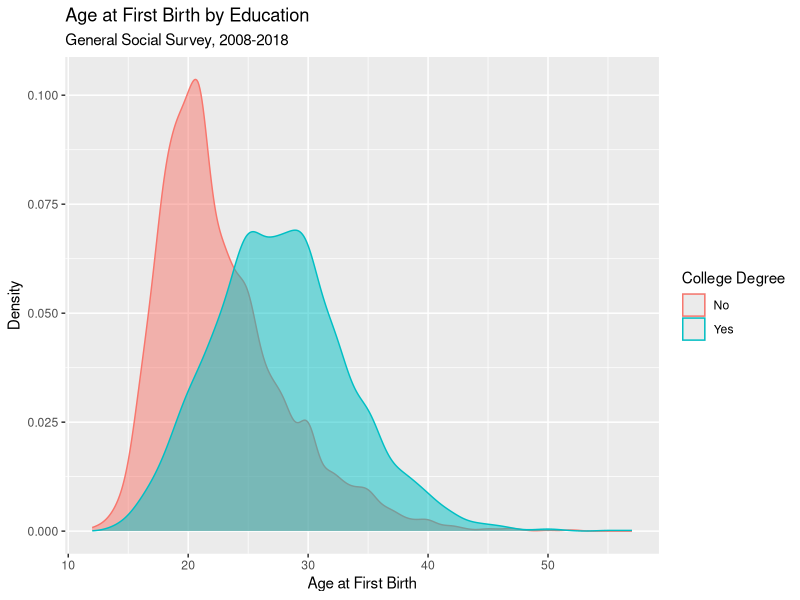
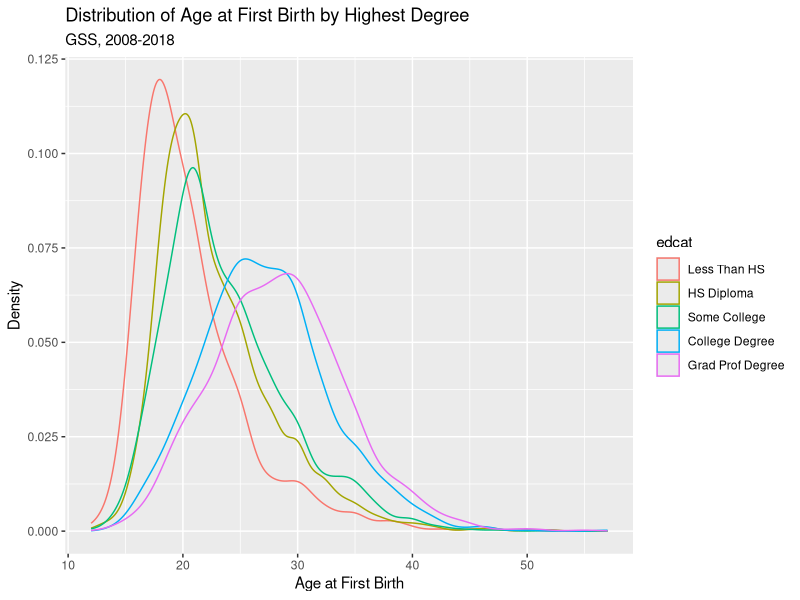
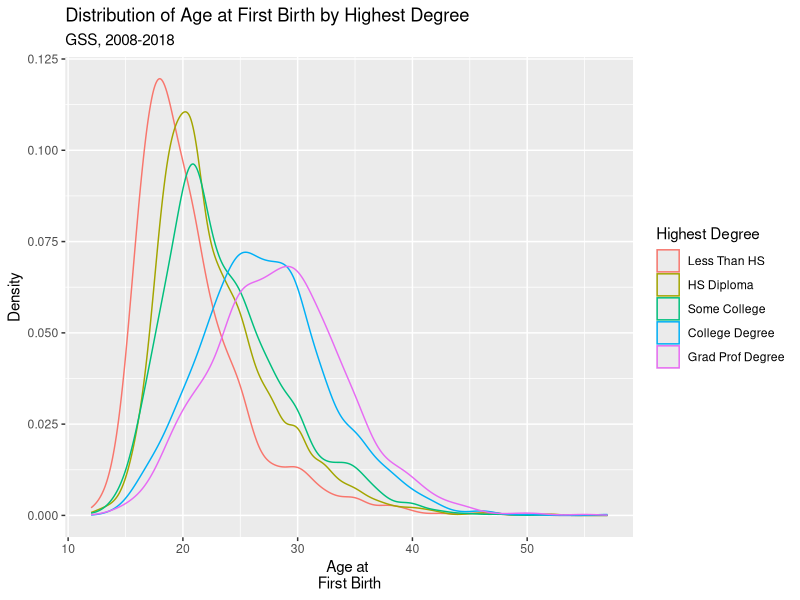
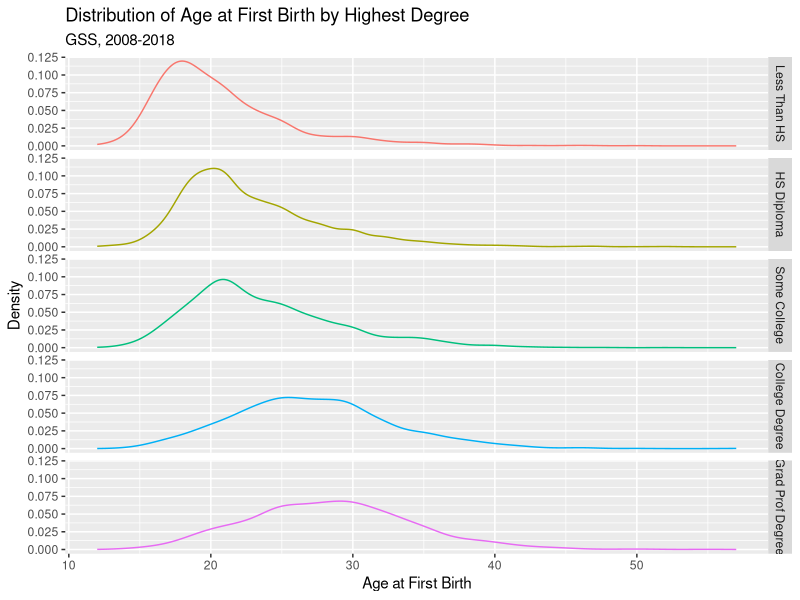
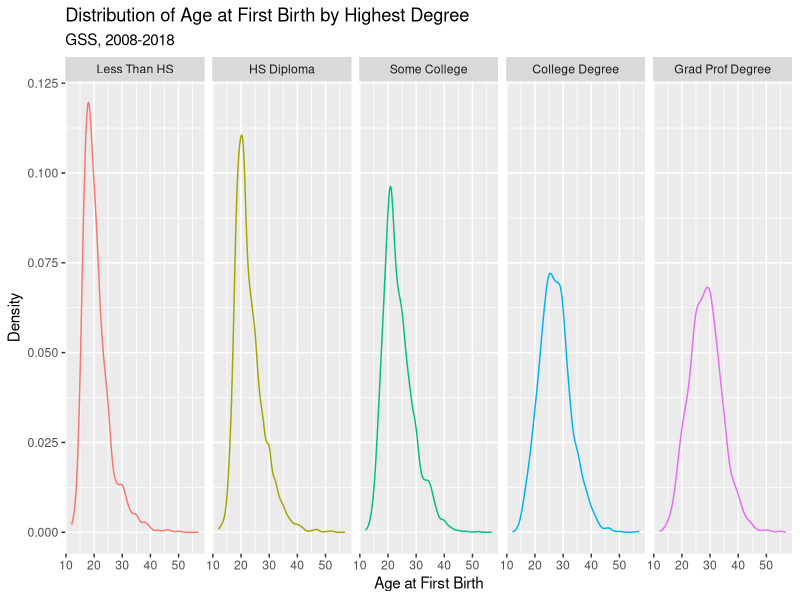

R code for these plots, in order: (Note: this script raises an error after producing the figures.)
## ---- chunk 1
gss_week3 <- read.csv("gss_week3.csv")
library(tidyverse)
## ---- chunk 2
gss_week3 <- gss_week3 |> 
     mutate(college_degree = ifelse(educ>=16, 1, 0))
## ---- chunk 3
gss_week3 <- gss_week3 |> 
     mutate(college_degree = factor(college_degree,
                                    labels = c("No", "Yes")))
## ---- chunk 4
agekdbrn_college_plot <- ggplot(gss_week3, 
          aes(x = agekdbrn, 
              color = college_degree, 
              fill = college_degree)) # Fills in the area under the curve

agekdbrn_college_plot + 
     geom_density(alpha = .5) + # Alpha adjusts transparency of 
                                   # overlapping fills
     labs(x = "Age at First Birth",
          y = "Density",
          title = "Age at First Birth by Education",
          subtitle = "General Social Survey, 2008-2018") +
  scale_color_discrete(name = "College Degree") +
  scale_fill_discrete(guide = "none")
## ---- chunk 5
gss_week3 <- gss_week3 |> 
     mutate(edcat = ifelse(educ < 12, "Less Than HS",
                           ifelse(educ == 12, "HS Diploma",
                                  ifelse(educ %in% 13:15, "Some College",
                                         ifelse(educ == 16, "College Degree",
                                                "Grad Prof Degree")))))
## ---- chunk 6
gss_week3 <- gss_week3 %>%
     mutate(edcat = factor(edcat,
               levels = c("Less Than HS",
                          "HS Diploma",
                          "Some College",
                          "College Degree",
                          "Grad Prof Degree")))
## ---- chunk 7
agekdbrn_edcat_plot <- ggplot(gss_week3, 
                              aes(x = agekdbrn, 
                                  color = edcat))

agekdbrn_edcat_plot + geom_density() + 
  labs(x = "Age at First Birth", y = "Density", 
     title = "Distribution of Age at First Birth by Highest Degree", 
     subtitle = "GSS, 2008-2018")
## ---- chunk 8
agekdbrn_edcat_plot <- ggplot(gss_week3, aes(x = agekdbrn, color = edcat))

agekdbrn_edcat_plot + geom_density() + 
  labs(x = "Age at \nFirst Birth", y = "Density", 
       title = "Distribution of Age at First Birth by Highest Degree",
       subtitle = "GSS, 2008-2018",
       color = "Highest Degree") 
## ---- chunk 9
agekdbrn_edcat_plot <- ggplot(gss_week3, aes(x = agekdbrn, color = edcat))

agekdbrn_edcat_plot + geom_density() + 
  labs(x = "Age at First Birth", y = "Density", 
       title = "Distribution of Age at First Birth by Highest Degree", 
       subtitle = "GSS, 2008-2018") +
facet_grid(edcat~.) + guides(color="none")
## ---- chunk 10
agekdbrn_edcat_plot <- ggplot(gss_week3, aes(x = agekdbrn, color = edcat))

agekdbrn_edcat_plot + geom_density() + 
  labs(x = "Age at First Birth", y = "Density", 
       title = "Distribution of Age at First Birth by Highest Degree", 
       subtitle = "GSS, 2008-2018") +
facet_grid(.~edcat)  + guides(color="none")
## ---- chunk 11
table(gss_week3$racehisp, gss_week3$edcat)
## ---- chunk 12
round(prop.table(table(gss_week3$racehisp, gss_week3$edcat),1),3)
## ---- chunk 13
agekdbrn_summary <- gss_week3 |> 
     group_by(racehisp) |>  # We want info about each level of this variable
     summarize(mean_agekdbrn = mean(agekdbrn)) # The info we want

agekdbrn_summary
## ---- chunk 14
agekdbrn_col <- ggplot(agekdbrn_summary, aes(x = edcat, 
                                             y = median_agekdbrn,
                                             fill = edcat))

agekdbrn_col + geom_col() +
  labs(x = "",
         y = "Median Age",
         title = "Median Age at First Birth by Education",
         subtitle = "GSS, 2008-2018",
         fill = "Highest Degree") +
  geom_text(aes(label = median_agekdbrn, # Adds labels
                vjust = -.5)) # Moves the labels above the columns
